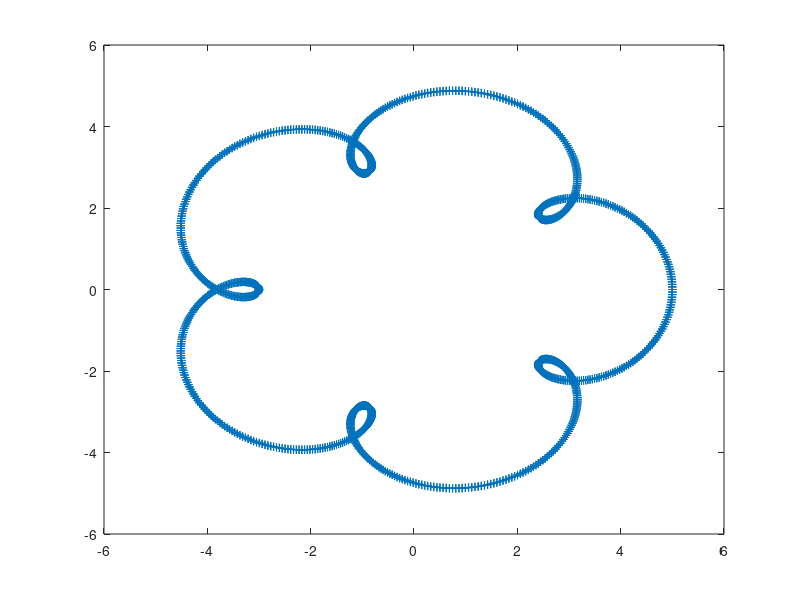
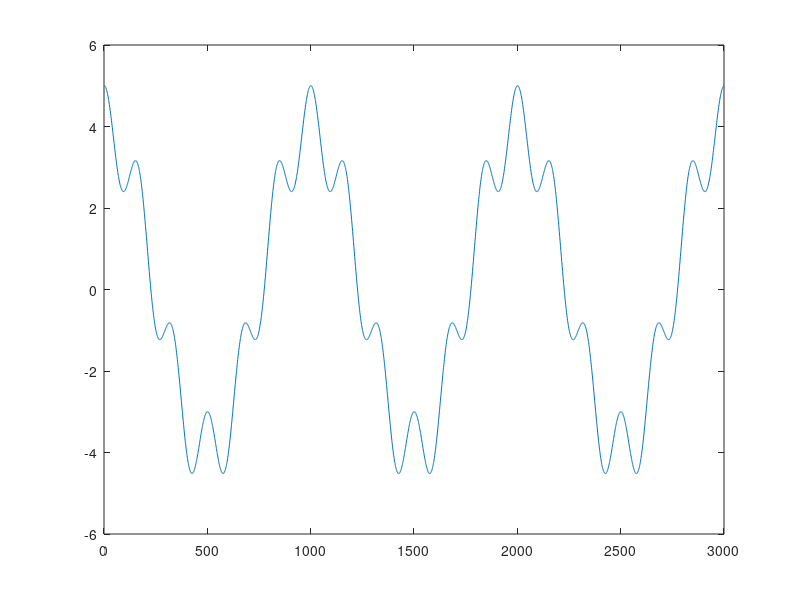

MATLAB code for these plots, in order: (Note: this script raises an error after producing the figures.)
clc
clear
close all

Fs = 10e3;
Ts = 1/Fs;
T_max = 0.3;
t= 0:Ts:T_max-Ts;                   % 10 seconds @ 1kHz sample rate
f0 = 5;
f1 = 150;
a = linspace(2,0.5,length(t));
% y = a.*chirp(t,f0,T_max,f1) + 0.0*randn(1,length(t));

a1 = 4; a2 = 1;
y = a1*cos(2*pi*10*t) + a2*cos(2*pi*60*t) + 0.0000*randn(1,length(t));
Hy = a1*sin(2*pi*10*t) + a2*sin(2*pi*60*t);
f_max = 60;
figure
plot(y,Hy,'-+')
drawnow

figure
plot(y)

InitialPoints = 4;
PointsStep = 2;
UpperLimit = 50;
PlotMode = 0;

[IF_interp, phi_interp, phi_unwrapped, x, Hx, r, phi, x0, Hx0, m_star, M] = cpt(y, InitialPoints, UpperLimit, PointsStep, Ts, PlotMode,f_max);
% N_imfs = 3;
% [C r_approx IF_interp phi_interp phi_unwrapped m_star, M] = CPT_EMD_rework(N_imfs, y, InitialPoints, UpperLimit, PointsStep, Ts, PlotMode);

% figure
% plot(t,C,t,y)
% 
% figure
% plot(t,sum(C,1))

figure
ax(1) = subplot(211);
plot(t,x,t,y)
legend('x','y')

ax(2) = subplot(212);
plot(t,M,'.')

linkaxes(ax,'x')
